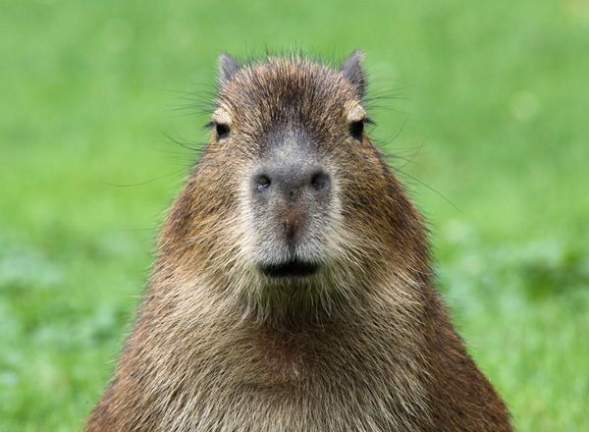
#> input picture capybara.jpg, 589 x 432 px
$ python McConnell_Spring2025_Lab1.py.py
#> lines starting #> are read from the running program, lines starting #| are printed output that depends on the picture; after the words box and inside, x2 and y2 are one past the last pixel; in counts of white or black regions, pixels touching at a corner belong together
# 3.2 NumPy
#
# (1) Why is numpy faster than using for loops in Python for operations such as matrix multiplications?
#
# Python operations often take more time due to the large amount of overhead required for interpreting
# its functions and objects. C code, however, is much more efficient. NumPy allows us to code out easy
# element by element operations that use pre-compiled C code to carry out any operations.
#
# (2) What is the data type used in numpy which makes such operations feasible? Also name a few
# differences between this data type and its similar counterpart in Python.
#
# NumPy uses an object called a ndarray, which contains a n-dimensional array of a homogeneous data type.
# Unlike python lists, these arrays are created at a fixed size. Additionally, all of the elements must
# be of the same type in a NumPy array (not the case for a python list) so that they all take up the
# same amount of memory.
#
# (3) Go through the documentation and create a numpy array with the elements [1,2,3,4]
import numpy as np
a = np.array([1, 2, 3, 4])
print(a)

# (4) Use np.ones, np.zeros to create an array of 1’s with dimension 3x4 and an array of 0’s with
# dimension 4x3.
b = np.ones(shape=(3,4))
c = np.zeros(shape=(4,3))
print(b)
print(c)

# (5) Create a 2x3 matrix A and a 3x4 matrix B and perform a matrix multiplication using numpy.
A = np.arange(6).reshape(2, 3)
B = np.arange(12).reshape(3, 4)
C = np.matmul(A, B)
print(A)
print(B)
print(C)

# Find the eigenvalues and eigenvectors of the matrix given below?
d = np.array([[3, 1], [1, 2]])
eigenval, eigenvec = np.linalg.eig(d)
print(eigenval)
print(eigenvec)

# 3.3. Matplotlib
#
# (1) Create a line plot of the sine function over the interval [0, 2π] using Matplotlib.
import matplotlib.pyplot as plt
x = np.arange(0, 2*np.pi, 0.1)
y = np.sin(x)

plt.figure(1)
plt.plot(x, y)

# (2) Add labels to the axes in a Matplotlib plot.
plt.xlabel("Time")
plt.ylabel("Value")
plt.show()
#> figure, not shown here; curve peaks at x = 1.6, y = 1

# (3) Plot the 3d graph of the function given below using Matplotlib.
from mpl_toolkits import mplot3d
x = np.arange(-2*np.pi, 2*np.pi, 0.1)
y = np.arange(-2*np.pi, 2*np.pi, 0.1)
x, y = np.meshgrid(x, y)
z = np.sin(np.sqrt(x**2 + y**2))

plt.figure(2)
ax = plt.axes(projection ='3d')
ax.plot_surface(x, y, z)
plt.show()
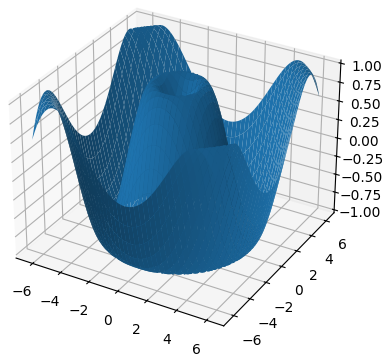
#> figure drawn by matplotlib, 1 panel
# 3.4 SciPy
#
# (1) Solve the linear system of equations given below using SciPy.
import scipy
linsys = scipy.linalg.solve(np.array([[3, 1], [1,2]]), np.array([[9], [8]]))
print(linsys)

# (2) Find the minimum of the function given below using SciPy's optimization module.
def f(x):
    return x**2 + 2*x

res = scipy.optimize.minimize_scalar(f)
print(res)

# (3) Perform the Fourier transformation of the function given below using SciPy. Plot the frequency
# response using matplotlib.
from scipy.fft import fft, fftfreq
N = 1000
t = np.linspace(0, 1, N)
func = np.sin(100*np.pi*t) + 0.5*np.sin(160*np.pi*t)

yfft = fft(func)
xfft = fftfreq(N, 1) * N
plt.figure(3)
plt.plot(xfft, 2.0/N * np.abs(yfft))
plt.grid()
plt.show()
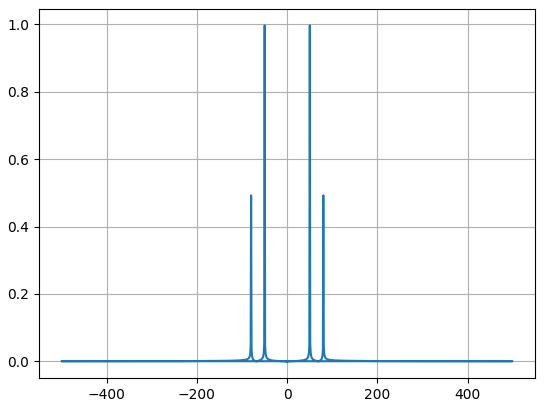
#> figure drawn by matplotlib, 1 panel

# 3.5 OpenCV
#
# (1) Read an image and convert it to grayscale using OpenCV.
import cv2

img = cv2.imread('capybara.jpg')
#> img is the input picture: shape (432, 589, 3); mean B, G, R 97.9, 155.8, 130.5
cv2.imshow('Capybara', img)
cv2.waitKey(0)

gray_img = cv2.cvtColor(img, cv2.COLOR_BGR2GRAY)
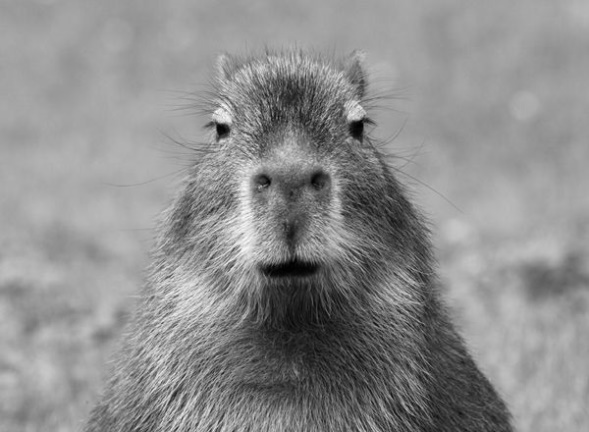
#> gray_img: shape (432, 589); min 0, max 252, mean 141.6
cv2.imshow('Grayscale Capybara', gray_img)
cv2.waitKey(0)

# (2) Perform edge detection on the image using OpenCV.
edge_img = cv2.Canny(gray_img, 150, 200)
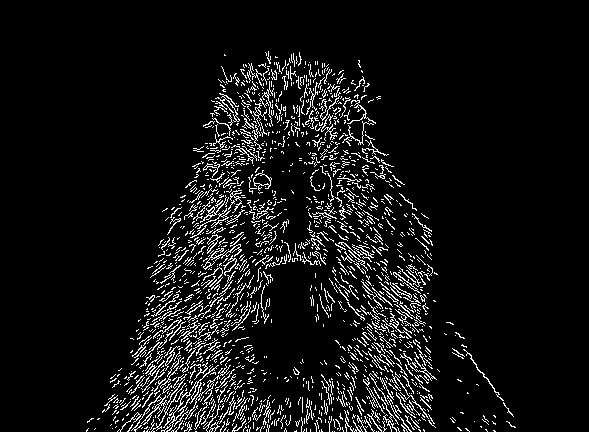
#> edge_img: shape (432, 589); 7.3% white in thin lines or dots, all inside (x1, y1, x2, y2) = (86, 51, 516, 432)
cv2.imshow('Edge Detected Capybara', edge_img)
cv2.waitKey(0)
cv2.destroyAllWindows()

# (3) Use a Haar cascade classifier to implement face detection using OpenCV on an image which
# contains faces.
img_face = cv2.imread('me.jpg')
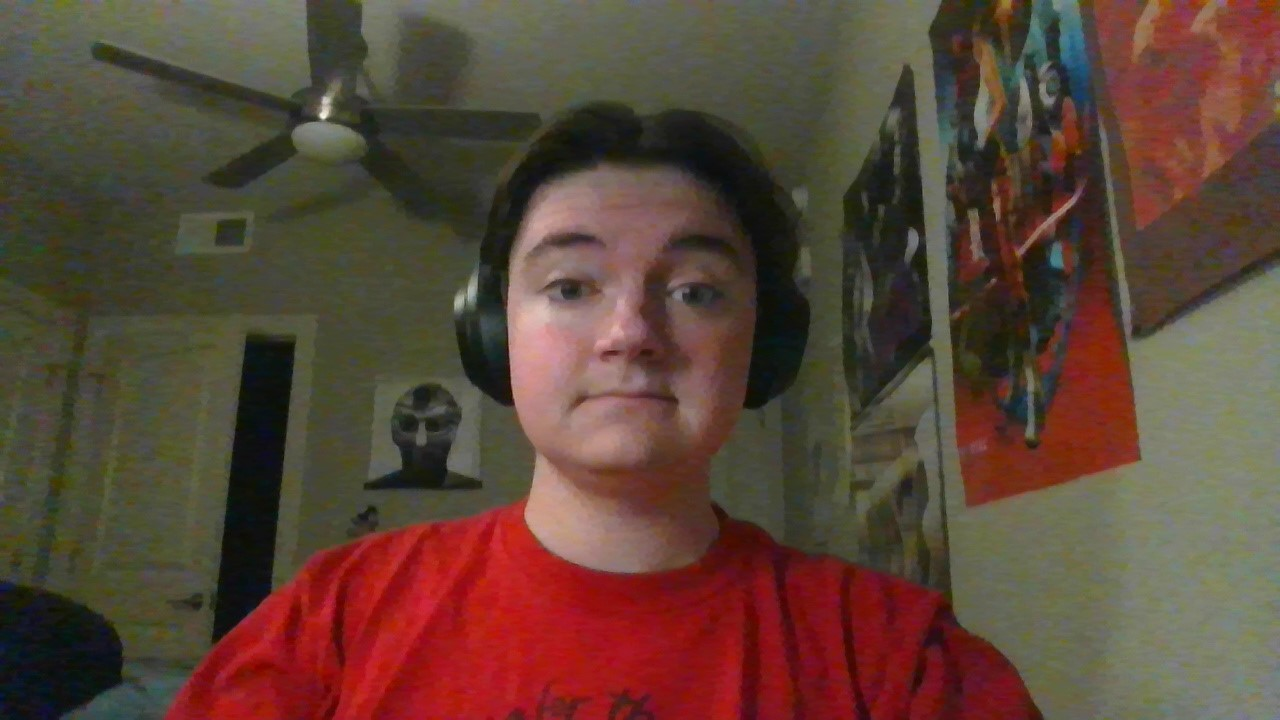
#> input picture me.jpg, 1280 x 720 px
#> img_face is the input picture: shape (720, 1280, 3); mean B, G, R 56, 68.7, 92.1
gray_face = cv2.cvtColor(img_face, cv2.COLOR_BGR2GRAY)
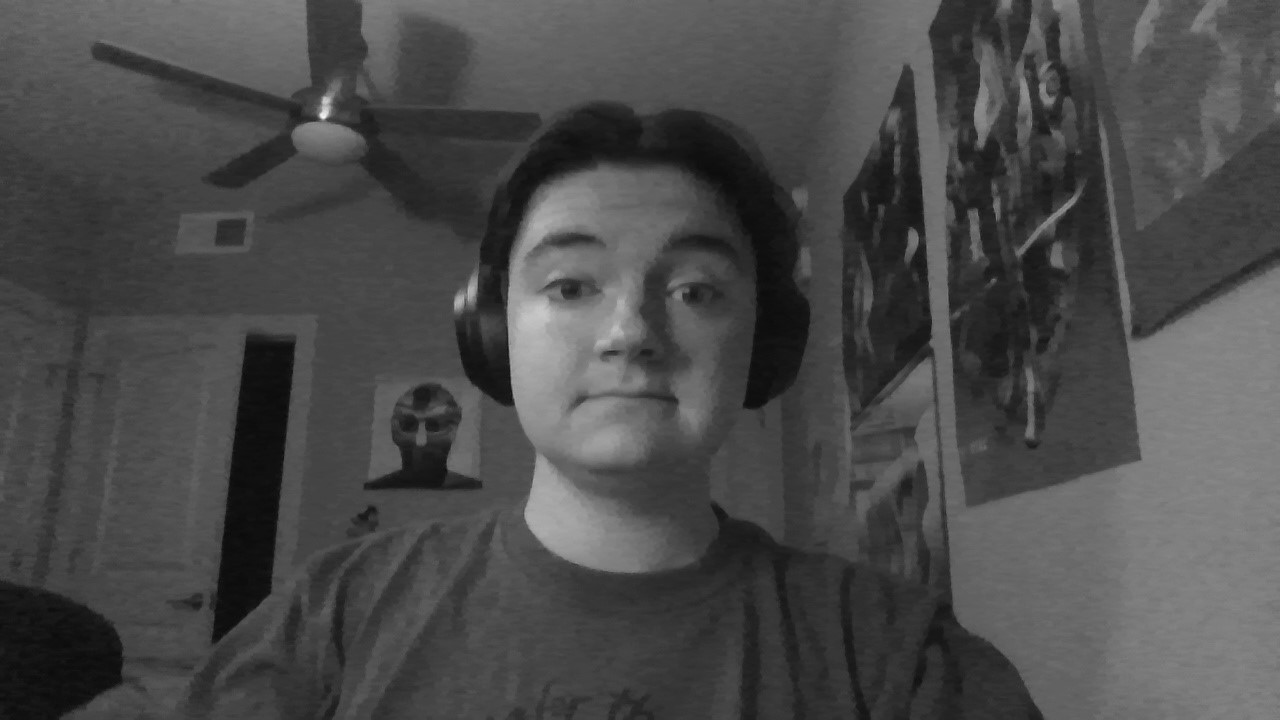
#> gray_face: shape (720, 1280); min 8, max 245, mean 74.3
import os
print(os.getcwd())
haar_cascade = cv2.CascadeClassifier('haarcascade_frontalface_default.xml')
detect = haar_cascade.detectMultiScale(gray_face, 1.1, 9)
#> detect = [[384, 396, 76, 76], [477, 162, 303, 303]]

for (x, y, w, h) in detect:
    cv2.rectangle(img_face, (x, y), (x+w, y+h), (0, 255, 0), 2)
#> this loop made 2 passes
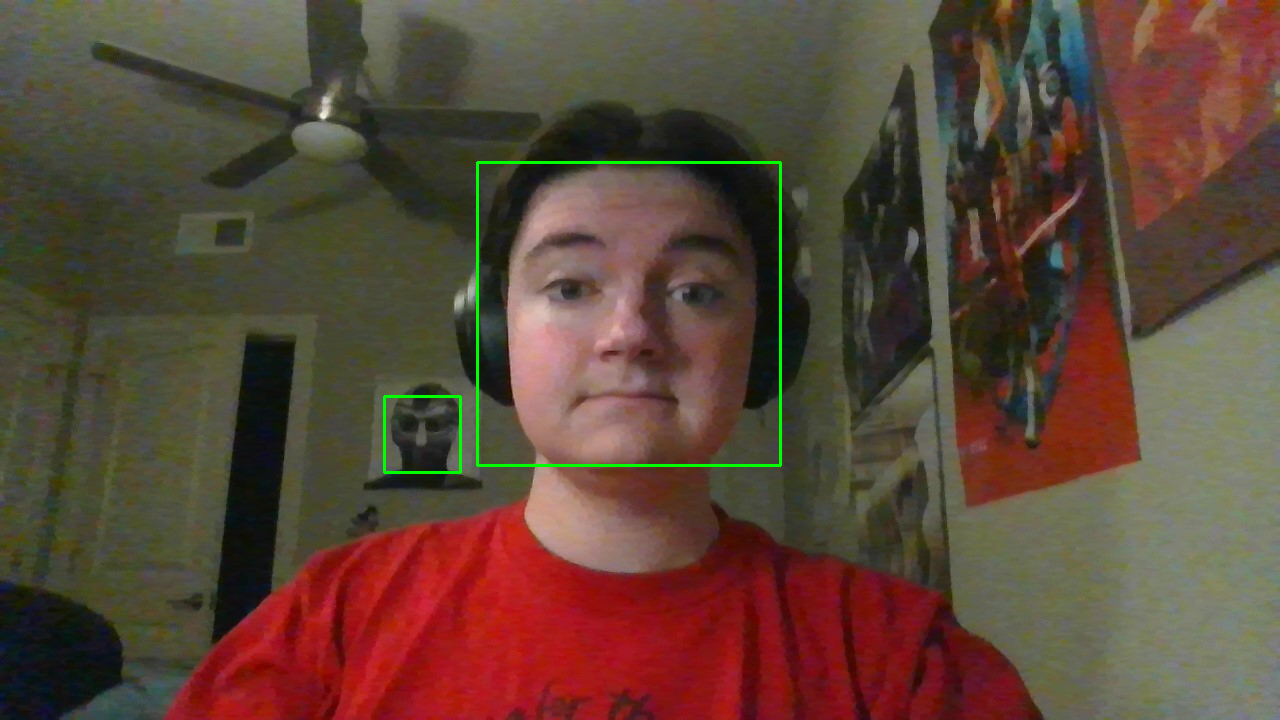
#> img_face: shape (720, 1280, 3); 0.49% of pixels changed, all inside (x1, y1, x2, y2) = (383, 161, 782, 474)

cv2.imshow('Face Detection', img_face)
cv2.waitKey(0)

# Homework
# A Haar cascade involves scanning an image and categorizing each area into a different type of Haar feature,
# which is a combination of white and black rectangles. If a region of the image conatins a grouping of
# Haar features that resembles a face, it is sent to more stages (a cascade) to verify that it is indeed a
# face. A feature or collection of them is only sent to the next stage if its error is below a certain
# threshold so that the algorithm isn't accounting for an unnecessarily large amount of features. Additionally,
# features will be categorized based larger groups of pixels rather than a singular one to save time.
